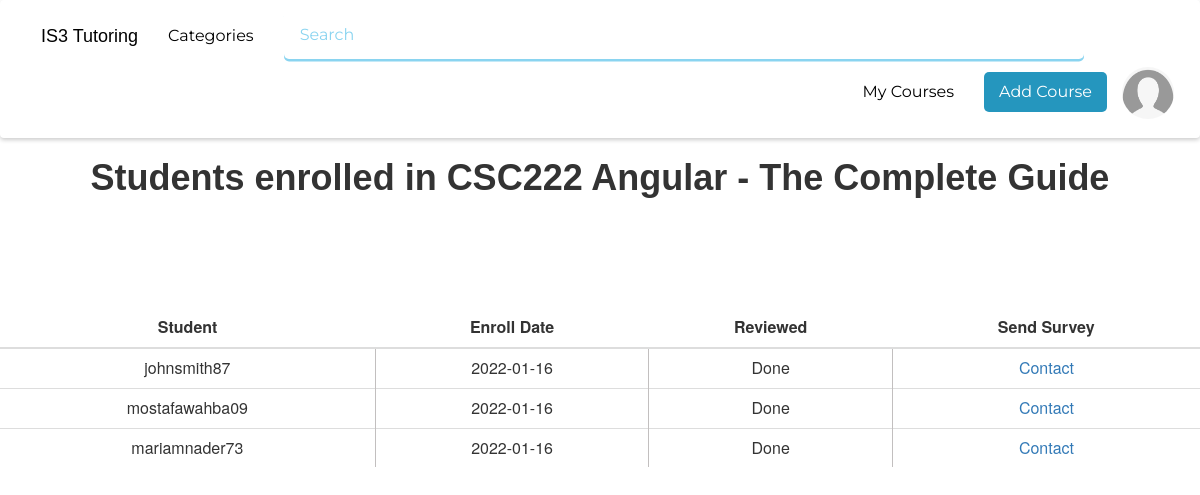
/src/view/viewStudentsEnrolled.php?id=1 (signed in), run on an earlier commit of the app's database.
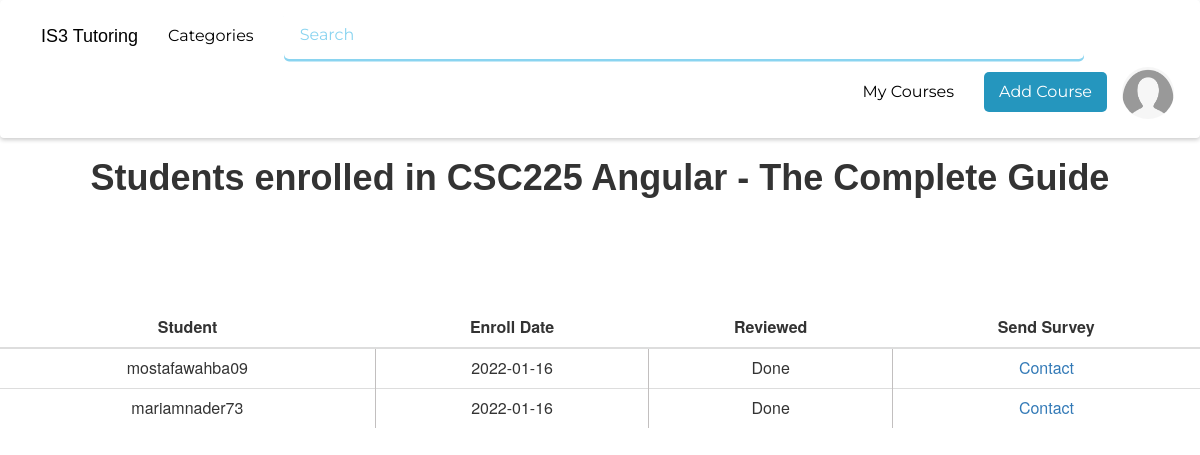
And on a later commit of the database.
### tables this page shows
CREATE TABLE `courses` (
  `CourseID` int(11) NOT NULL,
  `Code` varchar(8) NOT NULL,
  `Title` varchar(50) NOT NULL,
  `Description` text NOT NULL,
  `Hours` int(11) NOT NULL,
  `Level` varchar(15) NOT NULL,
  `Price` int(11) NOT NULL,
  `Approved` tinyint(1) DEFAULT NULL,
  `CreatedBy` int(11) NOT NULL,
  `Categories` varchar(25) NOT NULL,
  `Overview` varchar(255) DEFAULT NULL,
  `Thumbnail` varchar(255) DEFAULT NULL
);

CREATE TABLE `enroll` (
  `UserID` int(11) NOT NULL,
  `CourseID` int(11) NOT NULL,
  `EnrollDate` date NOT NULL,
  `Done` tinyint(1) NOT NULL
);

CREATE TABLE `users` (
  `UserID` int(11) NOT NULL,
  `Username` varchar(25) NOT NULL,
  `Password` varchar(255) NOT NULL,
  `FirstName` varchar(25) NOT NULL,
  `LastName` varchar(25) NOT NULL,
  `Email` varchar(25) NOT NULL,
  `PhoneNumber` varchar(25) DEFAULT NULL,
  `Country` varchar(25) DEFAULT NULL,
  `BirthDate` date NOT NULL,
  `UserType` varchar(15) NOT NULL
);

### src/public/is3library.php (called while the page is built, shortened)
<?php
$conn = "";
function getUsername($UserID)
{
    $sql = "SELECT * FROM users WHERE UserID =". $UserID;
    $result = $GLOBALS['conn']->query($sql);
    $userData = mysqli_fetch_array($result);
    return $userData[1];
}
function getCourseTitle($CourseID)
{
    $sql = "SELECT * FROM courses WHERE CourseID =". $CourseID;
    $result = $GLOBALS['conn']->query($sql);
    $userData = mysqli_fetch_array($result);
    return $userData[1]." ".$userData[2];
}
        ?>

### src/view/viewStudentsEnrolled.php (the view, shortened to what this page needs)
<link rel="stylesheet" href="https://maxcdn.bootstrapcdn.com/bootstrap/3.4.1/css/bootstrap.min.css">
<link rel="stylesheet" href="https://cdnjs.cloudflare.com/ajax/libs/font-awesome/5.8.2/css/all.min.css">
<link rel="stylesheet" href="https://maxcdn.bootstrapcdn.com/bootstrap/3.3.7/css/bootstrap.min.css">
<link rel="stylesheet" href="https://cdnjs.cloudflare.com/ajax/libs/font-awesome/5.8.2/css/all.min.css">
<link rel="stylesheet" href="../../CSS/view.css">
<?php
include_once "/xampp/htdocs/IS3-Online-Tutoring/src/public/Menu.php";
include_once "/xampp/htdocs/IS3-Online-Tutoring/src/public/is3library.php";
$CourseID = $_GET["id"];
$getEnrolledQuery = "SELECT * FROM enroll WHERE CourseID= '$CourseID'";
$result = $conn->query($getEnrolledQuery);
?>
<div class="page-title">
    <h1>Students enrolled in <?php echo getCourseTitle($CourseID)?></h1>
</div>
<table class="table table-hover">
<thead>
<tr>
<th class="text-center">Student</th>
<th class="text-center">Enroll Date</th>
<th class="text-center">Reviewed</th>
<th class="text-center">Send Survey</th>
</tr>
</thead>
<tbody>
<?php
while($row = $result->fetch_array(MYSQLI_ASSOC)) {
    $UserID = $row['UserID'];
    $EnrollDate = $row['EnrollDate'];
    $getRatedQuery = "SELECT * FROM Ratings WHERE courseID= '$CourseID' AND UserID = '$UserID'" ;
    $return = $conn->query($getRatedQuery);
    $row2 = $return->fetch_array(MYSQLI_ASSOC);
    echo "<tr>";
    echo "<td>". getUsername($UserID) ."</td> ";
    echo "<td> $EnrollDate </td> ";
    if($row2){
        echo "<td>Done</td>";
        }else{
        echo "<td> x</td>";
    }
    echo "<td> <a href=/IS3-Online-Tutoring/src/actions/PushNotification.php?UserID=$UserID&CourseID=$CourseID> Contact</a></td></td>";
    echo "</tr>";
}
    echo "</tbody>";
    echo "</table>";
?>

What changed in the data, as far as the page shows it:
removed enroll: UserID.Username "johnsmith87", EnrollDate "2022-01-16"
changed courses: getCourseTitle($CourseID) "CSC222 Angular - The Complete Guide" → "CSC225 Angular - The Complete Guide"
